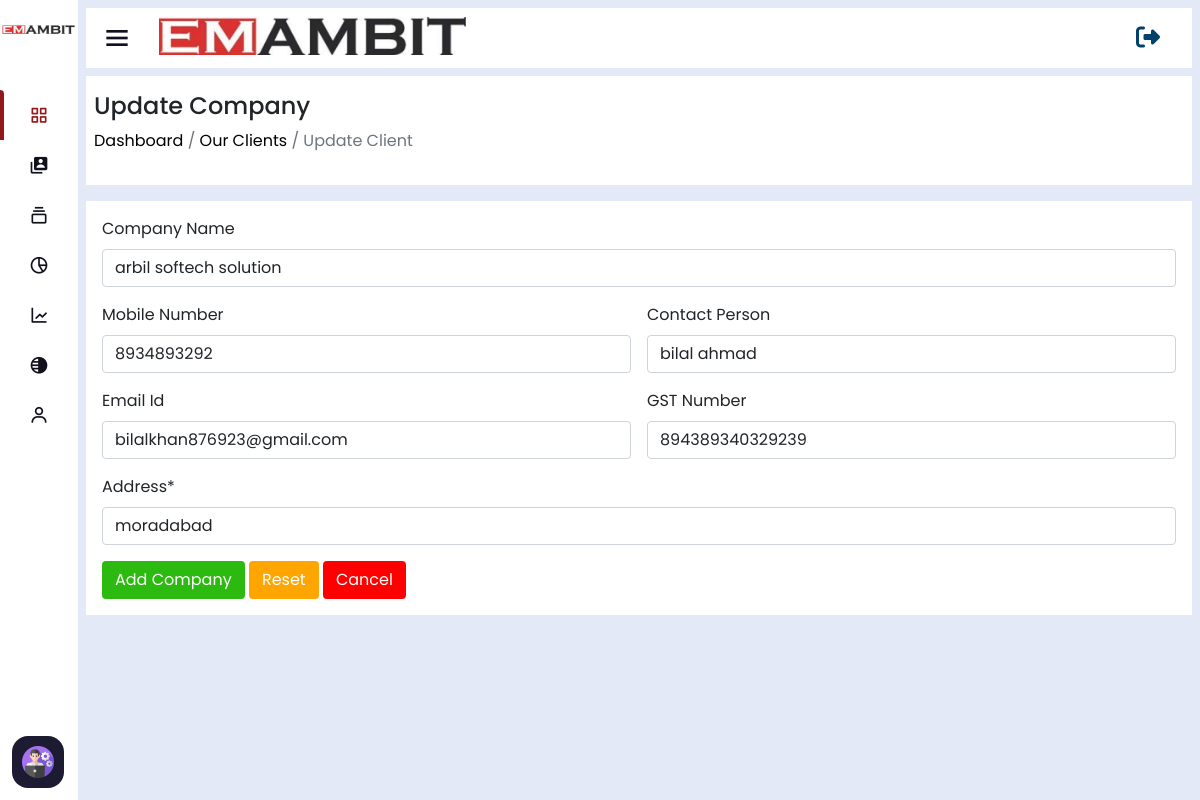
/update-company/19/ (signed in), run on the app's committed database.
### home/models.py (models this page shows, shortened)
class ClientCompanyInfo(models.Model):
    company_name=models.CharField(max_length=200)
    company_phone=models.CharField(max_length=20)
    contact_person=models.CharField(max_length=250)
    company_email=models.CharField(max_length=254)
    company_gst=models.CharField(max_length=50)
    company_address=models.CharField(max_length=254)
    timestampt=models.DateTimeField(auto_now_add=True,null=True,blank=True)

### home/views.py (the view, shortened to what this page needs)
# urls.py: path('update-company/<id>/',UpdateClientCompany_view),
@login_required(login_url='/login')
def UpdateClientCompany_view(request,id):
    data_to_update=ClientCompanyInfo.objects.get(id=id)
    return render(request,'update-company.html',{"data_to_update":data_to_update})

### home/templates/update-company.html (shortened to what this page needs)
<!DOCTYPE html>
<html lang="en" dir="ltr">
<head>
  {% include 'header-links.html' %}
</head>
{% if user.is_authenticated and user.is_superuser %}
<body>
 {% include 'header.html' %}
  <section class="nav-section">
    {% include 'subtitle.html' %}
    <div class="breadcum">
        <h2>Update Company </h2>
        <p> <a href="/">  Dashboard</a> / <a href="/manage-engineer">Our Clients</a> / Update Client</p>
    </div>
    <div class="create-project-form p-3">
        <form class="row g-3" method="post">
            <div class="col-md-12">
                <label for="company-name" class="form-label">Company Name</label>
                <input type="text" class="form-control" value="{{data_to_update.company_name}}" name="company_name" id="company-name" placeholder="Company Name">
            </div>
            <div class="col-md-6">
                <label for="mobile-number" class="form-label">Mobile Number</label>
                <input type="text" required name="company_phone"  value="{{data_to_update.company_phone}}" title="Please Enter Valid Phone Number" pattern="[6789][0-9]{9}" class="form-control" id="mobile-number" placeholder="Mobile Number*">
            </div>
            <div class="col-md-6">
                <label for="contact-person" class="form-label">Contact Person</label>
                <input type="text" name="contact_person" value="{{data_to_update.contact_person}}" class="form-control" id="contact-person" placeholder="Contact Person*">
            </div>
            <div class="col-md-6">
                <label for="inputEmail4" class="form-label">Email Id</label>
                <input type="email" class="form-control" value="{{data_to_update.company_email}}" name="company_email" id="inputEmail4" placeholder="Email Id">
            </div>
            <div class="col-md-6">
                <label for="gstnumber" class="form-label">GST Number</label>
                <input type="text"  class="form-control" value="{{data_to_update.company_gst}}" name="company_gst" id="gstnumber" placeholder="Enter Your GST number">
            </div>
            <div class="col-12">
              <label for="inputAddress" class="form-label">Address*</label>
              <input type="text" class="form-control" value="{{data_to_update.company_address}}" name="company_address" id="inputAddress" placeholder="Enter Your Address">
            </div>
            <div class="col-12">
                <button type="submit" class="btn">Add Company</button>
                <button type="reset" class="btn">Reset</button>
                <a href="/our-company">
                  <button type="button" class="btn">Cancel</button>
                </a>
            </div>
        </form>
    </div>
  </section>
{% else %}
<script>
    window.location.href='/page-note-found'
</script>
{% endif %}
</body>
</html>

### home/static/assets/css/sidebar.css (style rules this page uses)
* { margin: 0; padding: 0; box-sizing: border-box; font-family: 'Poppins', sans-serif; }
.nav-section { position: relative; background: #E4E9F7; min-height: 100vh; left: 260px; width: calc(100% - 260px); transition: all 0.5s ease; }
.sidebar.close~.nav-section { left: 78px; width: calc(100% - 78px); }

### home/static/assets/css/style.css (style rules this page uses)
* { margin: 0; padding: 0; box-sizing: border-box; font-family: "Poppins" , sans-serif; text-decoration: none; }
a { text-decoration: none !important; }
:root { --main-bg : #E4E9F7; --light-white: #f0f0f0; --light-white-p: #6c757d; --color-anchor: #0d6efd; --color-blue: #4d8aff; --color-dark-blue: #004269; --color-blu : #4387c0; --color-blue-light : #00AAA9; --color-orange : orange; --color-green : rgb(44, 185, 16); }
.breadcum { background: white; padding: 1rem 0.5rem; margin-bottom: 1rem; }
.breadcum h2 { font-size: 1.5rem; }
.breadcum p { color: var(--light-white-p); }
.breadcum a { color: black; }
.create-project-form { background: white; }
.create-project-form button[type="submit"] { background: var(--color-green); color: white; }
.create-project-form button[type="reset"] { background: var(--color-orange); color: white; }
.create-project-form button[type="button"] { background: red; color: white; }
.nav-section { padding: 0.5rem !important; }

### data on the page
ClientCompanyInfo: company_name "arbil softech solution", company_phone "8934893292", contact_person "bilal ahmad", company_email "bilalkhan876923@gmail.com", company_gst "894389340329239", company_address "moradabad"
